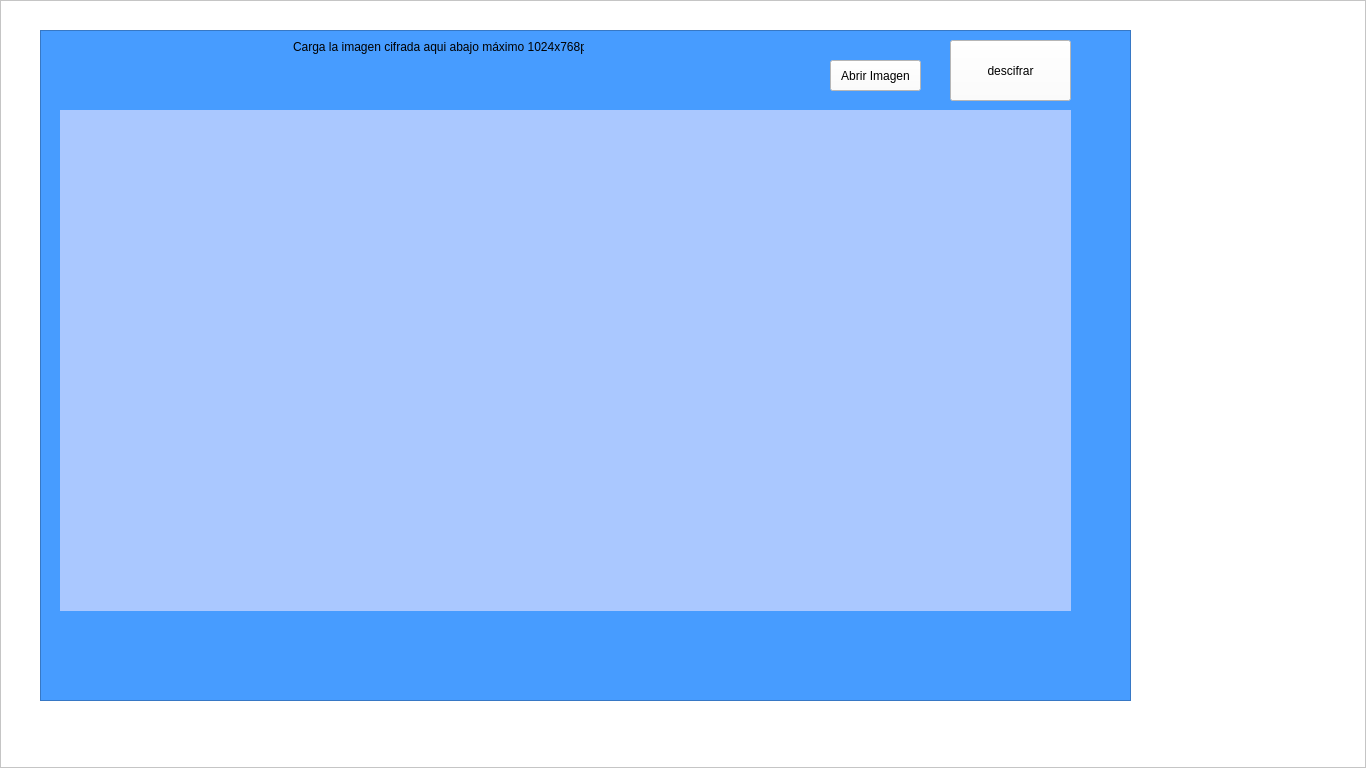
<?xml version="1.0" encoding="UTF-8"?>
<ui version="4.0">
 <class>MainWindow</class>
 <widget class="QMainWindow" name="MainWindow">
  <property name="geometry">
   <rect>
    <x>0</x>
    <y>0</y>
    <width>1366</width>
    <height>768</height>
   </rect>
  </property>
  <property name="windowTitle">
   <string>Descifrar</string>
  </property>
  <property name="windowIcon">
   <iconset>
    <normaloff>imagenes/logo.ico</normaloff>imagenes/logo.ico</iconset>
  </property>
  <widget class="QWidget" name="centralwidget">
   <widget class="QFrame" name="frame">
    <property name="geometry">
     <rect>
      <x>0</x>
      <y>0</y>
      <width>1366</width>
      <height>768</height>
     </rect>
    </property>
    <property name="palette">
     <palette>
      <active>
       <colorrole role="WindowText">
        <brush brushstyle="SolidPattern">
         <color alpha="255">
          <red>0</red>
          <green>0</green>
          <blue>0</blue>
         </color>
        </brush>
       </colorrole>
       <colorrole role="Button">
        <brush brushstyle="SolidPattern">
         <color alpha="255">
          <red>255</red>
          <green>255</green>
          <blue>255</blue>
         </color>
        </brush>
       </colorrole>
       <colorrole role="Light">
        <brush brushstyle="SolidPattern">
         <color alpha="255">
          <red>255</red>
          <green>255</green>
          <blue>255</blue>
         </color>
        </brush>
       </colorrole>
       <colorrole role="Midlight">
        <brush brushstyle="SolidPattern">
         <color alpha="255">
          <red>255</red>
          <green>255</green>
          <blue>255</blue>
         </color>
        </brush>
       </colorrole>
       <colorrole role="Dark">
        <brush brushstyle="SolidPattern">
         <color alpha="255">
          <red>127</red>
          <green>127</green>
          <blue>127</blue>
         </color>
        </brush>
       </colorrole>
       <colorrole role="Mid">
        <brush brushstyle="SolidPattern">
         <color alpha="255">
          <red>170</red>
          <green>170</green>
          <blue>170</blue>
         </color>
        </brush>
       </colorrole>
       <colorrole role="Text">
        <brush brushstyle="SolidPattern">
         <color alpha="255">
          <red>0</red>
          <green>0</green>
          <blue>0</blue>
         </color>
        </brush>
       </colorrole>
       <colorrole role="BrightText">
        <brush brushstyle="SolidPattern">
         <color alpha="255">
          <red>255</red>
          <green>255</green>
          <blue>255</blue>
         </color>
        </brush>
       </colorrole>
       <colorrole role="ButtonText">
        <brush brushstyle="SolidPattern">
         <color alpha="255">
          <red>0</red>
          <green>0</green>
          <blue>0</blue>
         </color>
        </brush>
       </colorrole>
       <colorrole role="Base">
        <brush brushstyle="SolidPattern">
         <color alpha="255">
          <red>255</red>
          <green>255</green>
          <blue>255</blue>
         </color>
        </brush>
       </colorrole>
       <colorrole role="Window">
        <brush brushstyle="SolidPattern">
         <color alpha="255">
          <red>255</red>
          <green>255</green>
          <blue>255</blue>
         </color>
        </brush>
       </colorrole>
       <colorrole role="Shadow">
        <brush brushstyle="SolidPattern">
         <color alpha="255">
          <red>0</red>
          <green>0</green>
          <blue>0</blue>
         </color>
        </brush>
       </colorrole>
       <colorrole role="AlternateBase">
        <brush brushstyle="SolidPattern">
         <color alpha="255">
          <red>255</red>
          <green>255</green>
          <blue>255</blue>
         </color>
        </brush>
       </colorrole>
       <colorrole role="ToolTipBase">
        <brush brushstyle="SolidPattern">
         <color alpha="255">
          <red>255</red>
          <green>255</green>
          <blue>220</blue>
         </color>
        </brush>
       </colorrole>
       <colorrole role="ToolTipText">
        <brush brushstyle="SolidPattern">
         <color alpha="255">
          <red>0</red>
          <green>0</green>
          <blue>0</blue>
         </color>
        </brush>
       </colorrole>
       <colorrole role="PlaceholderText">
        <brush brushstyle="SolidPattern">
         <color alpha="128">
          <red>0</red>
          <green>0</green>
          <blue>0</blue>
         </color>
        </brush>
       </colorrole>
      </active>
      <inactive>
       <colorrole role="WindowText">
        <brush brushstyle="SolidPattern">
         <color alpha="255">
          <red>0</red>
          <green>0</green>
          <blue>0</blue>
         </color>
        </brush>
       </colorrole>
       <colorrole role="Button">
        <brush brushstyle="SolidPattern">
         <color alpha="255">
          <red>255</red>
          <green>255</green>
          <blue>255</blue>
         </color>
        </brush>
       </colorrole>
       <colorrole role="Light">
        <brush brushstyle="SolidPattern">
         <color alpha="255">
          <red>255</red>
          <green>255</green>
          <blue>255</blue>
         </color>
        </brush>
       </colorrole>
       <colorrole role="Midlight">
        <brush brushstyle="SolidPattern">
         <color alpha="255">
          <red>255</red>
          <green>255</green>
          <blue>255</blue>
         </color>
        </brush>
       </colorrole>
       <colorrole role="Dark">
        <brush brushstyle="SolidPattern">
         <color alpha="255">
          <red>127</red>
          <green>127</green>
          <blue>127</blue>
         </color>
        </brush>
       </colorrole>
       <colorrole role="Mid">
        <brush brushstyle="SolidPattern">
         <color alpha="255">
          <red>170</red>
          <green>170</green>
          <blue>170</blue>
         </color>
        </brush>
       </colorrole>
       <colorrole role="Text">
        <brush brushstyle="SolidPattern">
         <color alpha="255">
          <red>0</red>
          <green>0</green>
          <blue>0</blue>
         </color>
        </brush>
       </colorrole>
       <colorrole role="BrightText">
        <brush brushstyle="SolidPattern">
         <color alpha="255">
          <red>255</red>
          <green>255</green>
          <blue>255</blue>
         </color>
        </brush>
       </colorrole>
       <colorrole role="ButtonText">
        <brush brushstyle="SolidPattern">
         <color alpha="255">
          <red>0</red>
          <green>0</green>
          <blue>0</blue>
         </color>
        </brush>
       </colorrole>
       <colorrole role="Base">
        <brush brushstyle="SolidPattern">
         <color alpha="255">
          <red>255</red>
          <green>255</green>
          <blue>255</blue>
         </color>
        </brush>
       </colorrole>
       <colorrole role="Window">
        <brush brushstyle="SolidPattern">
         <color alpha="255">
          <red>255</red>
          <green>255</green>
          <blue>255</blue>
         </color>
        </brush>
       </colorrole>
       <colorrole role="Shadow">
        <brush brushstyle="SolidPattern">
         <color alpha="255">
          <red>0</red>
          <green>0</green>
          <blue>0</blue>
         </color>
        </brush>
       </colorrole>
       <colorrole role="AlternateBase">
        <brush brushstyle="SolidPattern">
         <color alpha="255">
          <red>255</red>
          <green>255</green>
          <blue>255</blue>
         </color>
        </brush>
       </colorrole>
       <colorrole role="ToolTipBase">
        <brush brushstyle="SolidPattern">
         <color alpha="255">
          <red>255</red>
          <green>255</green>
          <blue>220</blue>
         </color>
        </brush>
       </colorrole>
       <colorrole role="ToolTipText">
        <brush brushstyle="SolidPattern">
         <color alpha="255">
          <red>0</red>
          <green>0</green>
          <blue>0</blue>
         </color>
        </brush>
       </colorrole>
       <colorrole role="PlaceholderText">
        <brush brushstyle="SolidPattern">
         <color alpha="128">
          <red>0</red>
          <green>0</green>
          <blue>0</blue>
         </color>
        </brush>
       </colorrole>
      </inactive>
      <disabled>
       <colorrole role="WindowText">
        <brush brushstyle="SolidPattern">
         <color alpha="255">
          <red>127</red>
          <green>127</green>
          <blue>127</blue>
         </color>
        </brush>
       </colorrole>
       <colorrole role="Button">
        <brush brushstyle="SolidPattern">
         <color alpha="255">
          <red>255</red>
          <green>255</green>
          <blue>255</blue>
         </color>
        </brush>
       </colorrole>
       <colorrole role="Light">
        <brush brushstyle="SolidPattern">
         <color alpha="255">
          <red>255</red>
          <green>255</green>
          <blue>255</blue>
         </color>
        </brush>
       </colorrole>
       <colorrole role="Midlight">
        <brush brushstyle="SolidPattern">
         <color alpha="255">
          <red>255</red>
          <green>255</green>
          <blue>255</blue>
         </color>
        </brush>
       </colorrole>
       <colorrole role="Dark">
        <brush brushstyle="SolidPattern">
         <color alpha="255">
          <red>127</red>
          <green>127</green>
          <blue>127</blue>
         </color>
        </brush>
       </colorrole>
       <colorrole role="Mid">
        <brush brushstyle="SolidPattern">
         <color alpha="255">
          <red>170</red>
          <green>170</green>
          <blue>170</blue>
         </color>
        </brush>
       </colorrole>
       <colorrole role="Text">
        <brush brushstyle="SolidPattern">
         <color alpha="255">
          <red>127</red>
          <green>127</green>
          <blue>127</blue>
         </color>
        </brush>
       </colorrole>
       <colorrole role="BrightText">
        <brush brushstyle="SolidPattern">
         <color alpha="255">
          <red>255</red>
          <green>255</green>
          <blue>255</blue>
         </color>
        </brush>
       </colorrole>
       <colorrole role="ButtonText">
        <brush brushstyle="SolidPattern">
         <color alpha="255">
          <red>127</red>
          <green>127</green>
          <blue>127</blue>
         </color>
        </brush>
       </colorrole>
       <colorrole role="Base">
        <brush brushstyle="SolidPattern">
         <color alpha="255">
          <red>255</red>
          <green>255</green>
          <blue>255</blue>
         </color>
        </brush>
       </colorrole>
       <colorrole role="Window">
        <brush brushstyle="SolidPattern">
         <color alpha="255">
          <red>255</red>
          <green>255</green>
          <blue>255</blue>
         </color>
        </brush>
       </colorrole>
       <colorrole role="Shadow">
        <brush brushstyle="SolidPattern">
         <color alpha="255">
          <red>0</red>
          <green>0</green>
          <blue>0</blue>
         </color>
        </brush>
       </colorrole>
       <colorrole role="AlternateBase">
        <brush brushstyle="SolidPattern">
         <color alpha="255">
          <red>255</red>
          <green>255</green>
          <blue>255</blue>
         </color>
        </brush>
       </colorrole>
       <colorrole role="ToolTipBase">
        <brush brushstyle="SolidPattern">
         <color alpha="255">
          <red>255</red>
          <green>255</green>
          <blue>220</blue>
         </color>
        </brush>
       </colorrole>
       <colorrole role="ToolTipText">
        <brush brushstyle="SolidPattern">
         <color alpha="255">
          <red>0</red>
          <green>0</green>
          <blue>0</blue>
         </color>
        </brush>
       </colorrole>
       <colorrole role="PlaceholderText">
        <brush brushstyle="SolidPattern">
         <color alpha="128">
          <red>0</red>
          <green>0</green>
          <blue>0</blue>
         </color>
        </brush>
       </colorrole>
      </disabled>
     </palette>
    </property>
    <property name="autoFillBackground">
     <bool>true</bool>
    </property>
    <property name="frameShape">
     <enum>QFrame::StyledPanel</enum>
    </property>
    <property name="frameShadow">
     <enum>QFrame::Raised</enum>
    </property>
    <widget class="QTextEdit" name="textEdit">
     <property name="enabled">
      <bool>true</bool>
     </property>
     <property name="geometry">
      <rect>
       <x>40</x>
       <y>30</y>
       <width>1091</width>
       <height>671</height>
      </rect>
     </property>
     <property name="styleSheet">
      <string notr="true">background-color: rgb(71, 156, 255); AZUL</string>
     </property>
    </widget>
    <widget class="QLabel" name="label_4">
     <property name="geometry">
      <rect>
       <x>151</x>
       <y>14</y>
       <width>41</width>
       <height>41</height>
      </rect>
     </property>
     <property name="text">
      <string/>
     </property>
     <property name="pixmap">
      <pixmap>../../Desktop/Imagenes proyecto/Icono de usario.jpg</pixmap>
     </property>
     <property name="scaledContents">
      <bool>true</bool>
     </property>
    </widget>
    <widget class="QLabel" name="label">
     <property name="geometry">
      <rect>
       <x>293</x>
       <y>26</y>
       <width>291</width>
       <height>41</height>
      </rect>
     </property>
     <property name="text">
      <string>Carga la imagen cifrada aqui abajo máximo 1024x768px</string>
     </property>
    </widget>
    <widget class="QLabel" name="textotxt">
     <property name="geometry">
      <rect>
       <x>60</x>
       <y>110</y>
       <width>1011</width>
       <height>501</height>
      </rect>
     </property>
     <property name="palette">
      <palette>
       <active>
        <colorrole role="WindowText">
         <brush brushstyle="SolidPattern">
          <color alpha="255">
           <red>0</red>
           <green>0</green>
           <blue>0</blue>
          </color>
         </brush>
        </colorrole>
        <colorrole role="Button">
         <brush brushstyle="SolidPattern">
          <color alpha="255">
           <red>170</red>
           <green>200</green>
           <blue>255</blue>
          </color>
         </brush>
        </colorrole>
        <colorrole role="Light">
         <brush brushstyle="SolidPattern">
          <color alpha="255">
           <red>255</red>
           <green>255</green>
           <blue>255</blue>
          </color>
         </brush>
        </colorrole>
        <colorrole role="Midlight">
         <brush brushstyle="SolidPattern">
          <color alpha="255">
           <red>255</red>
           <green>255</green>
           <blue>255</blue>
          </color>
         </brush>
        </colorrole>
        <colorrole role="Dark">
         <brush brushstyle="SolidPattern">
          <color alpha="255">
           <red>127</red>
           <green>127</green>
           <blue>127</blue>
          </color>
         </brush>
        </colorrole>
        <colorrole role="Mid">
         <brush brushstyle="SolidPattern">
          <color alpha="255">
           <red>170</red>
           <green>170</green>
           <blue>170</blue>
          </color>
         </brush>
        </colorrole>
        <colorrole role="Text">
         <brush brushstyle="SolidPattern">
          <color alpha="255">
           <red>0</red>
           <green>0</green>
           <blue>0</blue>
          </color>
         </brush>
        </colorrole>
        <colorrole role="BrightText">
         <brush brushstyle="SolidPattern">
          <color alpha="255">
           <red>255</red>
           <green>255</green>
           <blue>255</blue>
          </color>
         </brush>
        </colorrole>
        <colorrole role="ButtonText">
         <brush brushstyle="SolidPattern">
          <color alpha="255">
           <red>0</red>
           <green>0</green>
           <blue>0</blue>
          </color>
         </brush>
        </colorrole>
        <colorrole role="Base">
         <brush brushstyle="SolidPattern">
          <color alpha="255">
           <red>170</red>
           <green>200</green>
           <blue>255</blue>
          </color>
         </brush>
        </colorrole>
        <colorrole role="Window">
         <brush brushstyle="SolidPattern">
          <color alpha="255">
           <red>170</red>
           <green>200</green>
           <blue>255</blue>
          </color>
         </brush>
        </colorrole>
        <colorrole role="Shadow">
         <brush brushstyle="SolidPattern">
          <color alpha="255">
           <red>0</red>
           <green>0</green>
           <blue>0</blue>
          </color>
         </brush>
        </colorrole>
        <colorrole role="AlternateBase">
         <brush brushstyle="SolidPattern">
          <color alpha="255">
           <red>255</red>
           <green>255</green>
           <blue>255</blue>
          </color>
         </brush>
        </colorrole>
        <colorrole role="ToolTipBase">
         <brush brushstyle="SolidPattern">
          <color alpha="255">
           <red>255</red>
           <green>255</green>
           <blue>220</blue>
          </color>
         </brush>
        </colorrole>
        <colorrole role="ToolTipText">
         <brush brushstyle="SolidPattern">
          <color alpha="255">
           <red>0</red>
           <green>0</green>
           <blue>0</blue>
          </color>
         </brush>
        </colorrole>
        <colorrole role="PlaceholderText">
         <brush brushstyle="SolidPattern">
          <color alpha="128">
           <red>0</red>
           <green>0</green>
           <blue>0</blue>
          </color>
         </brush>
        </colorrole>
       </active>
       <inactive>
        <colorrole role="WindowText">
         <brush brushstyle="SolidPattern">
          <color alpha="255">
           <red>0</red>
           <green>0</green>
           <blue>0</blue>
          </color>
         </brush>
        </colorrole>
        <colorrole role="Button">
         <brush brushstyle="SolidPattern">
          <color alpha="255">
           <red>170</red>
           <green>200</green>
           <blue>255</blue>
          </color>
         </brush>
        </colorrole>
        <colorrole role="Light">
         <brush brushstyle="SolidPattern">
          <color alpha="255">
           <red>255</red>
           <green>255</green>
           <blue>255</blue>
          </color>
         </brush>
        </colorrole>
        <colorrole role="Midlight">
         <brush brushstyle="SolidPattern">
          <color alpha="255">
           <red>255</red>
           <green>255</green>
           <blue>255</blue>
          </color>
         </brush>
        </colorrole>
        <colorrole role="Dark">
         <brush brushstyle="SolidPattern">
          <color alpha="255">
           <red>127</red>
           <green>127</green>
           <blue>127</blue>
          </color>
         </brush>
        </colorrole>
        <colorrole role="Mid">
         <brush brushstyle="SolidPattern">
          <color alpha="255">
           <red>170</red>
           <green>170</green>
           <blue>170</blue>
          </color>
         </brush>
        </colorrole>
        <colorrole role="Text">
         <brush brushstyle="SolidPattern">
          <color alpha="255">
           <red>0</red>
           <green>0</green>
           <blue>0</blue>
          </color>
         </brush>
        </colorrole>
        <colorrole role="BrightText">
         <brush brushstyle="SolidPattern">
          <color alpha="255">
           <red>255</red>
           <green>255</green>
           <blue>255</blue>
          </color>
         </brush>
        </colorrole>
        <colorrole role="ButtonText">
         <brush brushstyle="SolidPattern">
          <color alpha="255">
           <red>0</red>
           <green>0</green>
           <blue>0</blue>
          </color>
         </brush>
        </colorrole>
        <colorrole role="Base">
         <brush brushstyle="SolidPattern">
          <color alpha="255">
           <red>170</red>
           <green>200</green>
           <blue>255</blue>
          </color>
         </brush>
        </colorrole>
        <colorrole role="Window">
         <brush brushstyle="SolidPattern">
          <color alpha="255">
           <red>170</red>
           <green>200</green>
           <blue>255</blue>
          </color>
         </brush>
        </colorrole>
        <colorrole role="Shadow">
         <brush brushstyle="SolidPattern">
          <color alpha="255">
           <red>0</red>
           <green>0</green>
           <blue>0</blue>
          </color>
         </brush>
        </colorrole>
        <colorrole role="AlternateBase">
         <brush brushstyle="SolidPattern">
          <color alpha="255">
           <red>255</red>
           <green>255</green>
           <blue>255</blue>
          </color>
         </brush>
        </colorrole>
        <colorrole role="ToolTipBase">
         <brush brushstyle="SolidPattern">
          <color alpha="255">
           <red>255</red>
           <green>255</green>
           <blue>220</blue>
          </color>
         </brush>
        </colorrole>
        <colorrole role="ToolTipText">
         <brush brushstyle="SolidPattern">
          <color alpha="255">
           <red>0</red>
           <green>0</green>
           <blue>0</blue>
          </color>
         </brush>
        </colorrole>
        <colorrole role="PlaceholderText">
         <brush brushstyle="SolidPattern">
          <color alpha="128">
           <red>0</red>
           <green>0</green>
           <blue>0</blue>
          </color>
         </brush>
        </colorrole>
       </inactive>
       <disabled>
        <colorrole role="WindowText">
         <brush brushstyle="SolidPattern">
          <color alpha="255">
           <red>127</red>
           <green>127</green>
           <blue>127</blue>
          </color>
         </brush>
        </colorrole>
        <colorrole role="Button">
         <brush brushstyle="SolidPattern">
          <color alpha="255">
           <red>170</red>
           <green>200</green>
           <blue>255</blue>
          </color>
         </brush>
        </colorrole>
        <colorrole role="Light">
         <brush brushstyle="SolidPattern">
          <color alpha="255">
           <red>255</red>
           <green>255</green>
           <blue>255</blue>
          </color>
         </brush>
        </colorrole>
        <colorrole role="Midlight">
         <brush brushstyle="SolidPattern">
          <color alpha="255">
           <red>255</red>
           <green>255</green>
           <blue>255</blue>
          </color>
         </brush>
        </colorrole>
        <colorrole role="Dark">
         <brush brushstyle="SolidPattern">
          <color alpha="255">
           <red>127</red>
           <green>127</green>
           <blue>127</blue>
          </color>
         </brush>
        </colorrole>
        <colorrole role="Mid">
         <brush brushstyle="SolidPattern">
          <color alpha="255">
           <red>170</red>
           <green>170</green>
           <blue>170</blue>
          </color>
         </brush>
        </colorrole>
        <colorrole role="Text">
         <brush brushstyle="SolidPattern">
          <color alpha="255">
           <red>127</red>
           <green>127</green>
           <blue>127</blue>
          </color>
         </brush>
        </colorrole>
        <colorrole role="BrightText">
         <brush brushstyle="SolidPattern">
          <color alpha="255">
           <red>255</red>
           <green>255</green>
           <blue>255</blue>
          </color>
         </brush>
        </colorrole>
        <colorrole role="ButtonText">
         <brush brushstyle="SolidPattern">
          <color alpha="255">
           <red>127</red>
           <green>127</green>
           <blue>127</blue>
          </color>
         </brush>
        </colorrole>
        <colorrole role="Base">
         <brush brushstyle="SolidPattern">
          <color alpha="255">
           <red>170</red>
           <green>200</green>
           <blue>255</blue>
          </color>
         </brush>
        </colorrole>
        <colorrole role="Window">
         <brush brushstyle="SolidPattern">
          <color alpha="255">
           <red>170</red>
           <green>200</green>
           <blue>255</blue>
          </color>
         </brush>
        </colorrole>
        <colorrole role="Shadow">
         <brush brushstyle="SolidPattern">
          <color alpha="255">
           <red>0</red>
           <green>0</green>
           <blue>0</blue>
          </color>
         </brush>
        </colorrole>
        <colorrole role="AlternateBase">
         <brush brushstyle="SolidPattern">
          <color alpha="255">
           <red>255</red>
           <green>255</green>
           <blue>255</blue>
          </color>
         </brush>
        </colorrole>
        <colorrole role="ToolTipBase">
         <brush brushstyle="SolidPattern">
          <color alpha="255">
           <red>255</red>
           <green>255</green>
           <blue>220</blue>
          </color>
         </brush>
        </colorrole>
        <colorrole role="ToolTipText">
         <brush brushstyle="SolidPattern">
          <color alpha="255">
           <red>0</red>
           <green>0</green>
           <blue>0</blue>
          </color>
         </brush>
        </colorrole>
        <colorrole role="PlaceholderText">
         <brush brushstyle="SolidPattern">
          <color alpha="128">
           <red>0</red>
           <green>0</green>
           <blue>0</blue>
          </color>
         </brush>
        </colorrole>
       </disabled>
      </palette>
     </property>
     <property name="autoFillBackground">
      <bool>false</bool>
     </property>
     <property name="styleSheet">
      <string notr="true">background-color: rgb(170, 200, 255);</string>
     </property>
     <property name="text">
      <string/>
     </property>
    </widget>
    <widget class="QPushButton" name="descifrarbtn">
     <property name="geometry">
      <rect>
       <x>950</x>
       <y>40</y>
       <width>121</width>
       <height>61</height>
      </rect>
     </property>
     <property name="text">
      <string>descifrar</string>
     </property>
    </widget>
    <widget class="QPushButton" name="imagenbtn">
     <property name="geometry">
      <rect>
       <x>830</x>
       <y>60</y>
       <width>91</width>
       <height>31</height>
      </rect>
     </property>
     <property name="text">
      <string>Abrir Imagen</string>
     </property>
    </widget>
    <widget class="QLabel" name="label_2">
     <property name="geometry">
      <rect>
       <x>1170</x>
       <y>220</y>
       <width>181</width>
       <height>181</height>
      </rect>
     </property>
     <property name="text">
      <string/>
     </property>
     <property name="pixmap">
      <pixmap>imagenes/logo.jpeg</pixmap>
     </property>
    </widget>
   </widget>
  </widget>
 </widget>
 <resources/>
 <connections/>
</ui>
